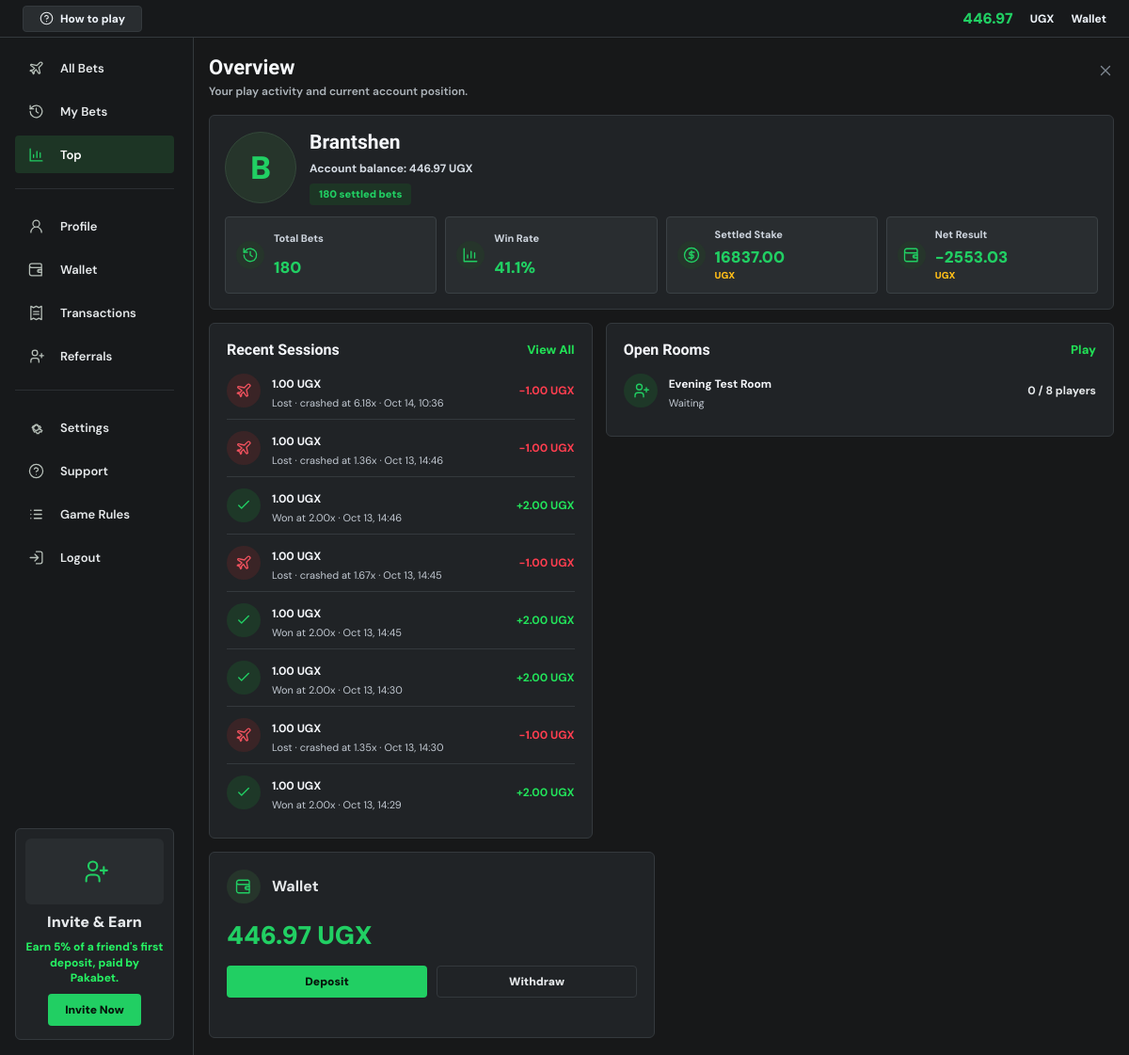
Page /dashboard/ (signed in) on the committed database.
### core/models.py (models this page shows, shortened)
class Profile(models.Model):
    user = models.OneToOneField(User, on_delete=models.CASCADE)
    referral_code = models.UUIDField(default=uuid.uuid4, unique=True, editable=False)
    client_seed = models.CharField(max_length=128, default=generate_client_seed)
    balance = models.DecimalField(max_digits=12, decimal_places=2, default=1000)
    currency = models.CharField(max_length=3, default='UGX')
    phone_number = models.CharField(max_length=20, blank=True)
    daily_deposit_limit = models.DecimalField(max_digits=12, decimal_places=2, default=300000)
    daily_loss_limit = models.DecimalField(max_digits=12, decimal_places=2, default=200000)
    created_at = models.DateTimeField(auto_now_add=True)

class GameSession(models.Model):
    user = models.ForeignKey(User, on_delete=models.CASCADE)
    round = models.ForeignKey(GameRound, on_delete=models.SET_NULL, null=True, blank=True, related_name='bets')
    stake = models.DecimalField(max_digits=8, decimal_places=2)
    crash_point = models.DecimalField(max_digits=8, decimal_places=2)
    auto_cashout_at = models.DecimalField(max_digits=8, decimal_places=2, null=True, blank=True)
    bet_request_id = models.CharField(max_length=32, blank=True)
    cashed_out_at = models.DecimalField(max_digits=8, decimal_places=2, null=True, blank=True)
    won_amount = models.DecimalField(max_digits=10, decimal_places=2, default=0)
    created_at = models.DateTimeField(default=timezone.now)
    class Meta:
        indexes = [
            models.Index(fields=['round', '-stake']),
            models.Index(fields=['round', '-won_amount']),
            models.Index(fields=['round', 'user']),
            models.Index(fields=['round', 'cashed_out_at', 'auto_cashout_at']),
        ]
        constraints = [
            models.UniqueConstraint(
                fields=['user', 'bet_request_id'],
                condition=~models.Q(bet_request_id=''),
                name='unique_user_bet_request',
            ),
        ]
    @property
    def is_winner(self):
        return self.cashed_out_at is not None and self.cashed_out_at < self.crash_point

class GameRound(models.Model):
    STATUS_CHOICES = [
        ('betting', 'Betting'),
        ('flying', 'Flying'),
        ('crashed', 'Crashed'),
        ('void', 'Void'),
    ]
    public_id = models.CharField(max_length=24, unique=True, db_index=True)
    created_by = models.ForeignKey(
        User,
        on_delete=models.SET_NULL,
        null=True,
        blank=True,
        related_name='created_game_rounds',
    )
    server_seed_hash = models.CharField(max_length=64)
    server_seed_private = models.CharField(max_length=128, blank=True)
    server_seed = models.CharField(max_length=128, blank=True)
    client_seed = models.CharField(max_length=128)
    crash_point = models.DecimalField(max_digits=8, decimal_places=2)
    house_edge = models.DecimalField(max_digits=5, decimal_places=4, default=Decimal('0.0100'))
    status = models.CharField(max_length=10, choices=STATUS_CHOICES, default='flying')
    betting_ends_at = models.DateTimeField(null=True, blank=True)
    bet_count = models.PositiveIntegerField(default=0)
    winning_bet_count = models.PositiveIntegerField(default=0)
    started_at = models.DateTimeField(default=timezone.now)
    crashed_at = models.DateTimeField(null=True, blank=True)
    revealed_at = models.DateTimeField(null=True, blank=True)
    class Meta:
        ordering = ['-started_at']
        indexes = [
            models.Index(fields=['-started_at']),
            models.Index(fields=['status', '-started_at']),
        ]

class Room(models.Model):
    STATUS_CHOICES = [
        ('waiting', 'Waiting'),
        ('running', 'Running'),
        ('ended', 'Ended'),
    ]
    code = models.CharField(max_length=8, unique=True, editable=False)
    name = models.CharField(max_length=100)
    host = models.ForeignKey(User, on_delete=models.CASCADE, related_name='hosted_rooms')
    status = models.CharField(max_length=10, choices=STATUS_CHOICES, default='waiting')
    crash_point = models.DecimalField(max_digits=5, decimal_places=2, null=True, blank=True)
    created_at = models.DateTimeField(auto_now_add=True)
    started_at = models.DateTimeField(null=True, blank=True)
    ended_at = models.DateTimeField(null=True, blank=True)
    max_players = models.PositiveSmallIntegerField(default=8)
    class Meta:
        ordering = ['-created_at']

### core/views.py (the view)
# urls.py: path('dashboard/', views.dashboard, name='dashboard'),
@login_required
def dashboard(request):
    profile = get_object_or_404(Profile, user=request.user)
    player_sessions = GameSession.objects.filter(user=request.user).select_related('round')
    sessions = player_sessions.order_by('-created_at')[:8]
    settled_filter = Q(cashed_out_at__isnull=False) | Q(round__status__in=['crashed', 'void'])
    settled_stats = player_sessions.aggregate(
        settled_count=Count('id', filter=settled_filter),
        win_count=Count('id', filter=Q(cashed_out_at__lt=F('crash_point'))),
        total_staked=Sum('stake', filter=settled_filter),
        total_returned=Sum('won_amount', filter=settled_filter),
    )
    settled_count = settled_stats['settled_count'] or 0
    total_staked = settled_stats['total_staked'] or Decimal('0.00')
    total_returned = settled_stats['total_returned'] or Decimal('0.00')
    net_result = total_returned - total_staked
    win_rate = (settled_stats['win_count'] or 0) / settled_count * 100 if settled_count else 0
    rooms = Room.objects.filter(status='waiting').annotate(player_count=Count('players')).order_by('-created_at')[:4]
    form = PlayForm()
    return render(request, 'core/dashboard.html', {
        'profile': profile,
        'sessions': sessions,
        'rooms': rooms,
        'form': form,
        'total_bets': player_sessions.count(),
        'total_staked': total_staked,
        'total_returned': total_returned,
        'net_result': net_result,
        'settled_count': settled_count,
        'win_rate': win_rate,
    })

### core/security.py (called while the page is built, shortened)
def check_security_configuration():
    global _configuration_check_complete
    if _configuration_check_complete:
        return

    def __call__(self, request):
        check_security_configuration()
        response = self.get_response(request)
        return response

### core/templates/core/dashboard.html (shortened to what this page needs)
{% extends 'core/base.html' %}
{% block content %}
<section class="account-page account-top-page">
    {% include 'core/partials/account_sidebar.html' %}
    <div class="account-workspace">
        {% include 'core/partials/account_topbar.html' %}
        <main class="account-main">
            <section class="account-content">
                <div class="account-title-row">
                    <div>
                        <h1>Overview</h1>
                        <p>Your play activity and current account position.</p>
                    </div>
                    <a class="account-close-link" href="{% url 'play' %}" aria-label="Back to game"><svg class="ui-icon" aria-hidden="true"><use href="#icon-close"></use></svg></a>
                </div>
                <section class="account-hero-card compact-hero">
                    <div class="wallet-identity">
                        <div class="wallet-avatar">{{ request.user.username|first|upper }}</div>
                        <div>
                            <h2>{{ request.user.username }}</h2>
                            <p>Account balance: {{ profile.balance|floatformat:2 }} {{ profile.currency }}</p>
                            <span>{{ settled_count }} settled bets</span>
                        </div>
                    </div>
                    <div class="account-stat-row">
                        <article><span><svg class="ui-icon" aria-hidden="true"><use href="#icon-history"></use></svg></span><small>Total Bets</small><strong>{{ total_bets }}</strong></article>
                        <article><span><svg class="ui-icon" aria-hidden="true"><use href="#icon-chart"></use></svg></span><small>Win Rate</small><strong>{{ win_rate|floatformat:1 }}%</strong></article>
                        <article><span><svg class="ui-icon" aria-hidden="true"><use href="#icon-cash"></use></svg></span><small>Settled Stake</small><strong><span class="account-stat-amount">{{ total_staked|floatformat:2 }}</span><em>{{ profile.currency }}</em></strong></article>
                        <article><span><svg class="ui-icon" aria-hidden="true"><use href="#icon-wallet"></use></svg></span><small>Net Result</small><strong class="{% if net_result >= 0 %}positive{% else %}negative{% endif %}"><span class="account-stat-amount">{{ net_result|floatformat:2 }}</span><em>{{ profile.currency }}</em></strong></article>
                    </div>
                </section>
                <div class="account-grid-2">
                    <section class="account-card account-activity-card">
                        <div class="section-heading">
                            <h2>Recent Sessions</h2>
                            <a href="{% url 'bet_history' %}">View All</a>
                        </div>
                        <ul class="account-activity-list">
                            {% for session in sessions %}
                                <li>
                                    <span class="activity-icon {% if session.is_winner %}positive{% elif session.round.status == 'crashed' %}negative{% else %}neutral{% endif %}"><svg class="ui-icon" aria-hidden="true"><use href="{% if session.is_winner %}#icon-check{% elif session.round.status == 'crashed' %}#icon-plane{% else %}#icon-refresh{% endif %}"></use></svg></span>
                                    <div><strong>{{ session.stake|floatformat:2 }} {{ profile.currency }}</strong><small>{% if session.is_winner %}Won at {{ session.cashed_out_at|floatformat:2 }}x{% elif session.round.status == 'crashed' %}Lost · crashed at {{ session.round.crash_point|floatformat:2 }}x{% elif session.round.status == 'void' %}Round voided{% else %}Round in progress{% endif %} · {{ session.created_at|date:'M d, H:i' }}</small></div>
                                    <em class="{% if session.is_winner %}positive{% elif session.round.status == 'crashed' %}negative{% endif %}">{% if session.is_winner %}+{{ session.won_amount|floatformat:2 }} {{ profile.currency }}{% elif session.round.status == 'crashed' %}-{{ session.stake|floatformat:2 }} {{ profile.currency }}{% else %}Open{% endif %}</em>
                                </li>
                            {% empty %}
                                <li class="account-empty-state account-activity-empty">No bets recorded yet. Place a bet to see your results here.</li>
                            {% endfor %}
                        </ul>
                    </section>
                    <section class="account-card account-activity-card">
                        <div class="section-heading">
                            <h2>Open Rooms</h2>
                            <a href="{% url 'play' %}">Play</a>
                        </div>
                        <ul class="account-activity-list">
                            {% for room in rooms %}
                                <li>
                                    <span class="activity-icon positive"><svg class="ui-icon" aria-hidden="true"><use href="#icon-users"></use></svg></span>
                                    <div><strong>{{ room.name }}</strong><small>{{ room.status|title }}</small></div>
                                    <em>{{ room.player_count }} / {{ room.max_players }} players</em>
                                </li>
                            {% empty %}
                                <li class="account-empty-state account-activity-empty">No open rooms right now. Browse rooms to see scheduled games.</li>
                            {% endfor %}
                        </ul>
                    </section>
                </div>
            </section>
            <aside class="account-right-rail">
                <section class="account-card">
                    <div class="vip-head"><span><svg class="ui-icon" aria-hidden="true"><use href="#icon-wallet"></use></svg></span><strong>Wallet</strong></div>
                    <strong class="wallet-balance-large">{{ profile.balance|floatformat:2 }} {{ profile.currency }}</strong>
                    <div class="wallet-action-tabs">
                        <a href="{% url 'wallet' %}#deposit-form">Deposit</a>
                        <a href="{% url 'wallet' %}#withdraw-form">Withdraw</a>
                    </div>
                </section>
            </aside>
        </main>
    </div>
</section>
{% endblock %}

### core/templates/core/partials/account_topbar.html (shortened to what this page needs)
<header class="account-topbar">
    <a class="help-chip" href="{% url 'how_to_play' %}"><svg class="ui-icon" aria-hidden="true"><use href="#icon-help"></use></svg><span>How to play</span></a>
    <div>
        <strong data-account-balance>{{ profile.balance|floatformat:2 }}</strong>
        <span>{{ profile.currency }}</span>
        <a href="{% url 'wallet' %}">Wallet</a>
    </div>
</header>

### rows in the picture
Profile: balance "446.97", currency "UGX"
GameSession: stake "1.00", round.crash_point "6.18", created_at "Oct 14, 10:36"
GameSession: stake "1.00", round.crash_point "1.36", created_at "Oct 13, 14:46"
GameSession: stake "1.00", cashed_out_at "2.00", created_at "Oct 13, 14:46", won_amount "2.00"
GameSession: stake "1.00", round.crash_point "1.67", created_at "Oct 13, 14:45"
GameSession: stake "1.00", cashed_out_at "2.00", created_at "Oct 13, 14:45", won_amount "2.00"
GameSession: stake "1.00", cashed_out_at "2.00", created_at "Oct 13, 14:30", won_amount "2.00"
GameSession: stake "1.00", round.crash_point "1.35", created_at "Oct 13, 14:30"
GameSession: stake "1.00", cashed_out_at "2.00", created_at "Oct 13, 14:29", won_amount "2.00"
Room: name "Evening Test Room", status "Waiting", player_count "0", max_players "8"

### other values in the picture
{{ request.user.username|first|upper }} "B"
{{ request.user.username }} "Brantshen"
{{ settled_count }} "180"
{{ total_bets }} "180"
{{ win_rate|floatformat:1 }} "41.1"
{{ total_staked|floatformat:2 }} "16837.00"
{{ net_result|floatformat:2 }} "-2553.03"
